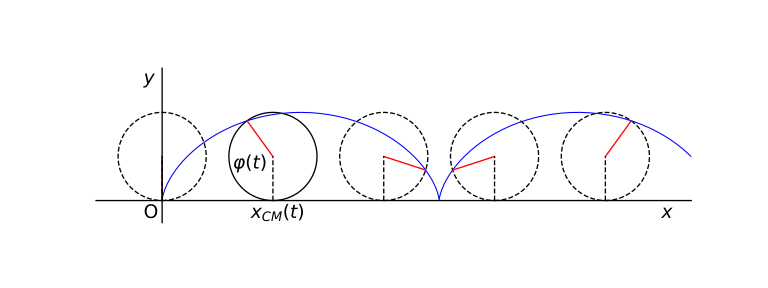

Source code (Python):
import numpy as np
import os
from itertools import product
import matplotlib.pyplot as plt
import matplotlib.patches as patches
import matplotlib.lines as lines
from matplotlib import animation

plt.style.use('default')
# plt.style.use('dark_background')
dir_path = os.path.dirname(os.path.realpath(__file__))

fig, ax = plt.subplots(figsize=(8,3))
# fig, ax = plt.subplots()
ax.set_aspect(1)
# set axis limit
ax.set_ylim(-0.5, 3)
ax.set_xlim(-1.5, 12)
# set axes width
for key in ax.spines:
    ax.spines[key].set_linewidth(1)
# remove unnecessary axes
ax.spines['right'].set_visible(False)
ax.spines['top'].set_visible(False)
# set axes to go across the origin
ax.spines['left'].set_position('zero')
ax.spines['bottom'].set_position('zero')
# remove ticks
ax.set_xticks([])
ax.set_yticks([])

# motion parameters
## linear velocity of CM
v = 1
## wheel radius
r = 1
## spin angular velocity
w = v / r

def cm(t):
    """position of wheel CM"""
    return np.array([
        v * t, r
    ])

def ref_to_cm(t):
    """reference point position relative to wheel CM"""
    return r * np.array([
        np.cos(3*np.pi/2 - w * t),
        np.sin(3*np.pi/2 - w * t)
    ])

# draw path (cycloid) of the reference point
time = np.linspace(0, 5*np.pi, 300)
cycloid = np.asarray([cm(t) + ref_to_cm(t) for t in time])
ax.plot(*cycloid.T, color='blue', linewidth=0.8)

# plot the wheel at a given time t0
for i in range(5):
    t0 = 4*i * np.pi / 5
    wheel_kw = dict(linewidth=1, edgecolor='black',fill=False)
    if i == 1:
        wheel = patches.Circle(cm(t0), radius=r, **wheel_kw)
    else:
        wheel = patches.Circle(cm(t0), radius=r, linestyle='--', **wheel_kw)
    ax.add_artist(wheel)
    line_kw = dict(linewidth=1)
    refvec = cm(t0)+ref_to_cm(t0)
    refline = lines.Line2D([cm(t0)[0], refvec[0]], [cm(t0)[1], refvec[1]], color='red', **line_kw)
    ax.add_artist(refline)
    refline2 = lines.Line2D([cm(t0)[0], cm(t0)[0]], [0, cm(t0)[1]], color='black', linestyle='--', **line_kw)
    ax.add_artist(refline2)

# add text
text_kw = dict(fontsize=14, transform=ax.transAxes)
ax.text(0.95, 0.03, '$x$', text_kw)
ax.text(0.08, 0.9, '$y$', text_kw)
ax.text(0.08, 0.03, 'O', text_kw)
ax.text(0.26, 0.03, '$x_{CM}(t)$', text_kw)
ax.text(0.23, 0.35, r'$\varphi(t)$', text_kw)

plt.show()
fig.savefig(dir_path + '/cycloid.svg')
